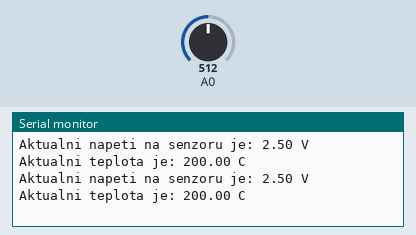
A sketch run on a simulated Arduino Uno, built with avr-gcc and run on an emulated ATmega328P. On the bench: the last lines printed to the serial monitor. Inputs (shaded band) come from the test bench; at power-on: A0 = 512.

Above: at 5.8 s.
5.9 s: A0 set to 716
At 10.8 s:
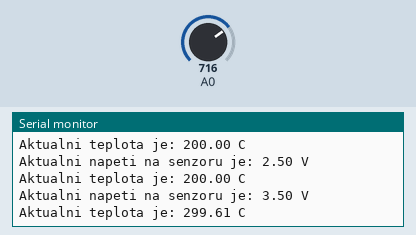
11.9 s: A0 set to 900
At 16.1 s:
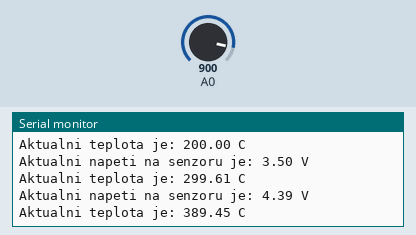
Timing chart, 0 to 17.6 s (numbered marks = the images above; inputs shaded):
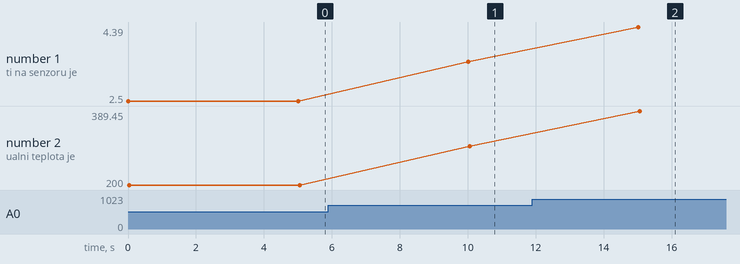

The sketch:

sketch_mar14d.ino
```cpp
void setup()
{
  Serial.begin(9600); // nastaveni ser. portu
}
void loop()    // nekonecna smycka
{
  int reading = analogRead(0);   //do promenne reading se bude ukladat aktualni hodnota z analog. vstupu "0"
  float voltage = reading * 5.0; // prevod do napeti
  voltage /= 1024.0; // napeti / 1024 --> provod do jedne z 1024 urovni
  Serial.print("Aktualni napeti na senzoru je: ");
  Serial.print(voltage);
  Serial.println(" V"); //  vypis aktualniho napeti na senzoru
  float temperature = (voltage - 0.5) * 100 ;     //konverze napeti na stupne Celsia ((voltage - 500mV) * 100)
  Serial.print("Aktualni teplota je: ");
  Serial.print(temperature);
  Serial.println(" C"); //  vypis aktualni teploty
  Serial.println("");
  delay(5000);
}
```

Measured:
- after the input at 5.9 s, the serial monitor: prints a new line after 4.1 s (image 1)
- after the input at 11.9 s, the serial monitor: prints a new line after 3.1 s (image 2)
- plotted number 1: 2.5 → 3.5 after the input at 5.9 s, 3.5 → 4.39 after the input at 11.9 s
- plotted number 2: 200 → 299.61 after the input at 5.9 s, 299.61 → 389.45 after the input at 11.9 s
